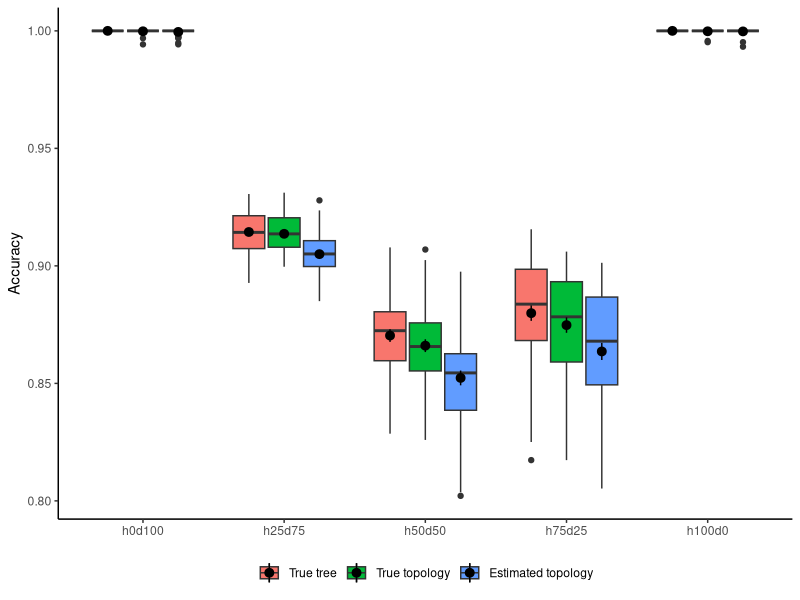
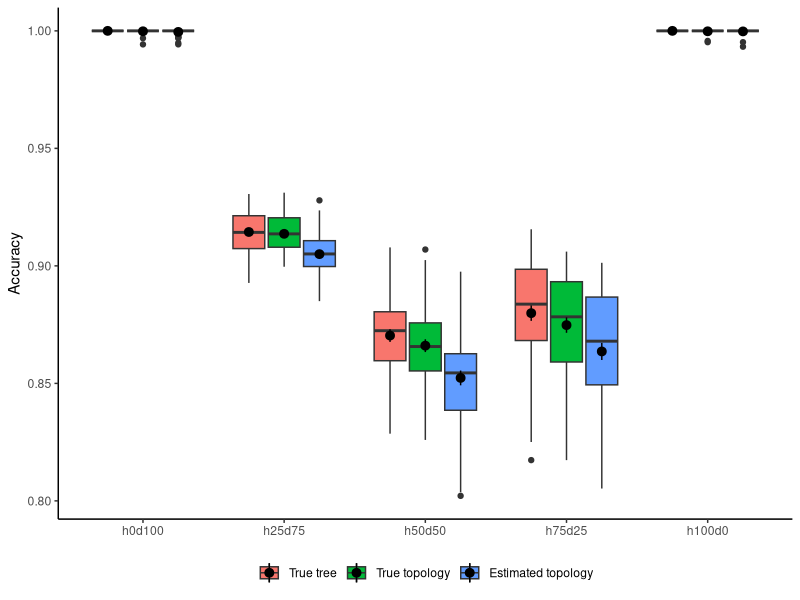

R code for these plots, in order:
setwd("/Users/uym2/my_gits/problin_experiments/sim_tlscl/Results/imputation")
require(ggplot2)

d = read.table("problin_impute_missing.txt",header=T)
d$model = factor(d$model,levels=c("s0d100","s25d75","s50d50","s75d25","s100d0"),labels=c("h0d100","h25d75","h50d50","h75d25","h100d0"))
d$type = factor(d$type,levels=c("trueTopoTrueParams","trueTopo","estTopo"),labels = c("True tree","True topology","Estimated topology"))

ggplot(d,aes(x=model,y=accuracy,fill=type)) + geom_boxplot() + 
  stat_summary(position = position_dodge2(width = 0.75)) + ylab("Accuracy") + 
  theme_classic() + theme(legend.title = element_blank(), legend.position = "bottom",axis.title.x = element_blank())
ggsave("missing_impute.pdf",width=4,height = 4)

round(mean(d[d$model=="s0d100",]$accuracy),2); round(sd(d[d$model=="s0d100",]$accuracy),3)
round(mean(d[d$model=="s25d75",]$accuracy),2); round(sd(d[d$model=="s25d75",]$accuracy),3)
round(mean(d[d$model=="s50d50",]$accuracy),2); round(sd(d[d$model=="s50d50",]$accuracy),3)
round(mean(d[d$model=="s75d25",]$accuracy),2); round(sd(d[d$model=="s75d25",]$accuracy),3)
round(mean(d[d$model=="s100d0",]$accuracy),2); round(sd(d[d$model=="s100d0",]$accuracy),3)
